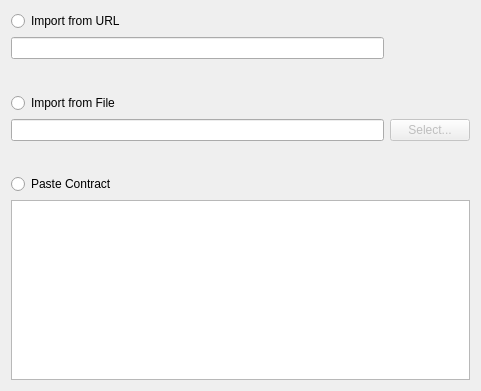
<?xml version="1.0" encoding="UTF-8"?>
<ui version="4.0">
 <class>MTPageImportContract</class>
 <widget class="QWizardPage" name="MTPageImportContract">
  <property name="geometry">
   <rect>
    <x>0</x>
    <y>0</y>
    <width>481</width>
    <height>391</height>
   </rect>
  </property>
  <property name="windowTitle">
   <string>WizardPage</string>
  </property>
  <layout class="QGridLayout" name="gridLayout">
   <item row="0" column="0">
    <widget class="QRadioButton" name="radioButton_1">
     <property name="text">
      <string>Import from URL</string>
     </property>
    </widget>
   </item>
   <item row="1" column="0">
    <widget class="QLineEdit" name="lineEditURL">
     <property name="readOnly">
      <bool>true</bool>
     </property>
    </widget>
   </item>
   <item row="2" column="0" colspan="2">
    <spacer name="verticalSpacer">
     <property name="orientation">
      <enum>Qt::Vertical</enum>
     </property>
     <property name="sizeHint" stdset="0">
      <size>
       <width>20</width>
       <height>40</height>
      </size>
     </property>
    </spacer>
   </item>
   <item row="3" column="0">
    <widget class="QRadioButton" name="radioButton_2">
     <property name="text">
      <string>Import from File</string>
     </property>
    </widget>
   </item>
   <item row="4" column="0">
    <widget class="QLineEdit" name="lineEditFilename">
     <property name="readOnly">
      <bool>true</bool>
     </property>
    </widget>
   </item>
   <item row="4" column="1">
    <widget class="QPushButton" name="pushButton">
     <property name="enabled">
      <bool>false</bool>
     </property>
     <property name="text">
      <string>Select...</string>
     </property>
    </widget>
   </item>
   <item row="5" column="0" colspan="2">
    <spacer name="verticalSpacer_2">
     <property name="orientation">
      <enum>Qt::Vertical</enum>
     </property>
     <property name="sizeHint" stdset="0">
      <size>
       <width>20</width>
       <height>40</height>
      </size>
     </property>
    </spacer>
   </item>
   <item row="6" column="0">
    <widget class="QRadioButton" name="radioButton_3">
     <property name="text">
      <string>Paste Contract</string>
     </property>
    </widget>
   </item>
   <item row="7" column="0" colspan="2">
    <widget class="QPlainTextEdit" name="plainTextEditPaste">
     <property name="readOnly">
      <bool>true</bool>
     </property>
    </widget>
   </item>
  </layout>
 </widget>
 <resources/>
 <connections/>
</ui>
